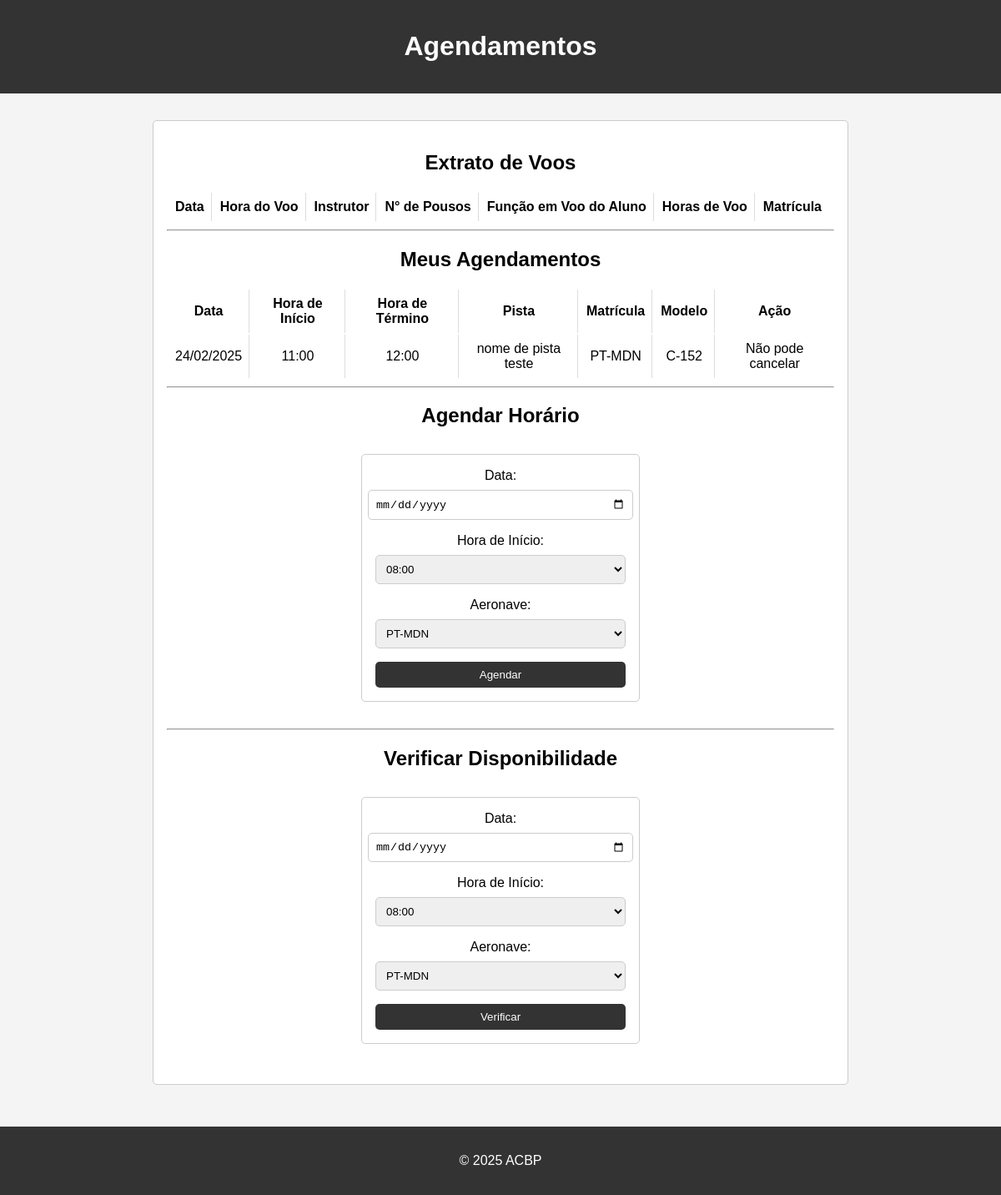
Before: /schedule.php (signed in) with the older database file.
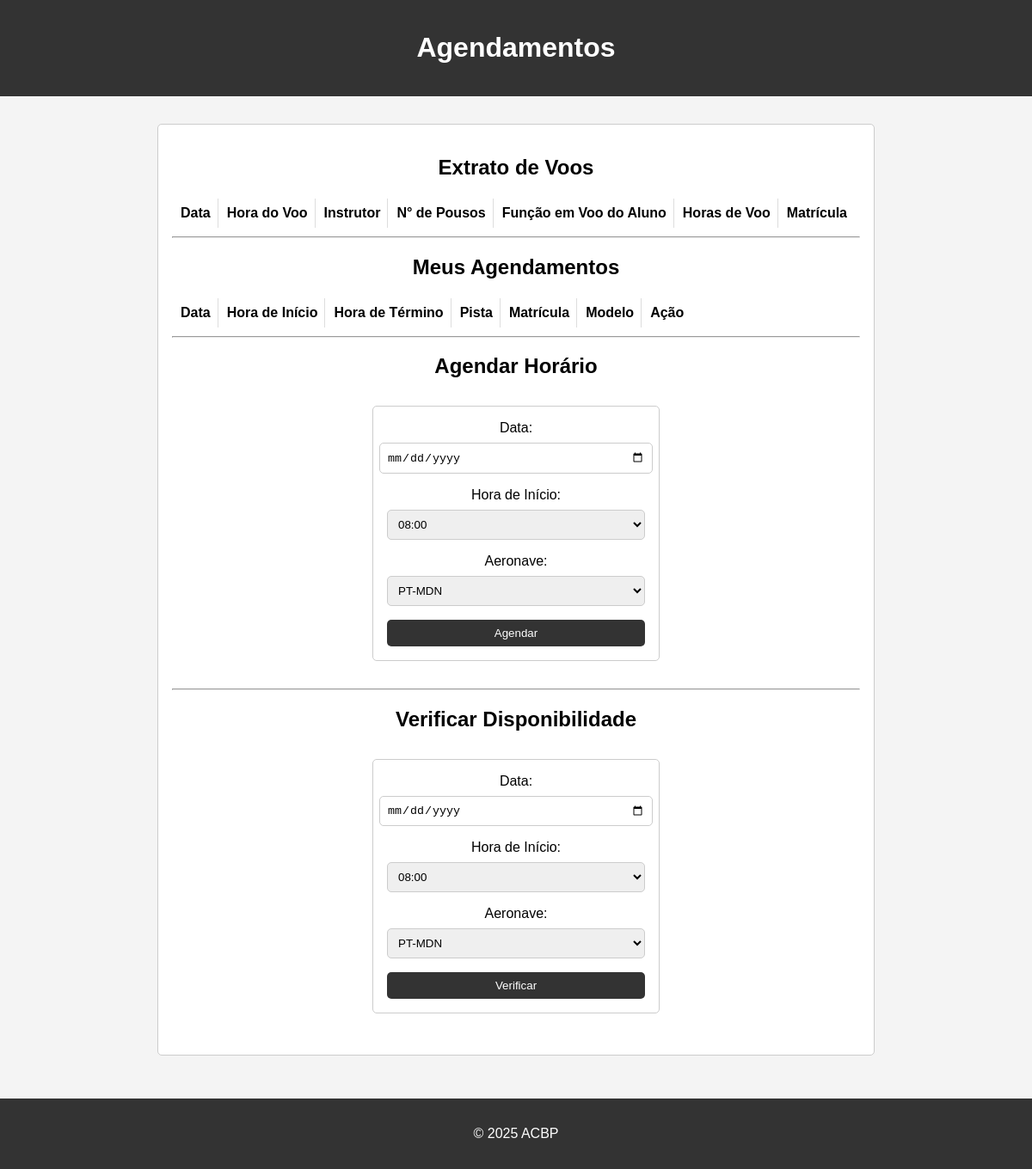
After: the same page with the newer database file.
### tables this page shows
CREATE TABLE `schedules` (
  `id` int(11) NOT NULL,
  `user_id` int(11) NOT NULL,
  `date` date NOT NULL,
  `start_time` time NOT NULL,
  `end_time` time NOT NULL,
  `track_name` varchar(100) NOT NULL,
  `aircraft_id` int(11) NOT NULL,
  `status` varchar(20) NOT NULL DEFAULT 'Não Iniciado',
  `instructor_id` int(11) DEFAULT NULL,
  `num_landings` int(11) DEFAULT NULL,
  `student_flight_role` varchar(100) DEFAULT NULL,
  `instructor_flight_role` varchar(100) DEFAULT NULL,
  `flight_hours` float DEFAULT NULL
);

CREATE TABLE `aeronaves` (
  `id` int(11) NOT NULL,
  `matricula` varchar(50) NOT NULL,
  `modelo` varchar(100) NOT NULL,
  `horas_totais` float NOT NULL,  
  `horas_desde_ultima_revisao` float NOT NULL,  
  `horas_ate_proxima_revisao` int(11) NOT NULL,
  `ultima_manutencao` date NOT NULL
);

### schedule.php (the view, shortened to what this page needs)
<?php
include 'db_connection.php';
$aircrafts = $conn->query("SELECT id, matricula, modelo FROM aeronaves");
$aircrafts_array = [];
while ($aircraft = $aircrafts->fetch_assoc()) {
    $aircrafts_array[] = $aircraft;
}
$time_slots = ["08:00", "09:30", "11:00", "12:30", "14:00", "15:30", "17:00"];
?>
<!DOCTYPE html>
<html lang="en">
<head>
    <link rel="stylesheet" href="style.css">
</head>
<body>
    <header>
        <h1>Agendamentos</h1>
    </header>
    <section class="schedule-container">
        <h2>Extrato de Voos</h2>
        <div class="table-responsive">
            <table class="user-schedule-table">
                <thead>
                    <tr>
                        <th>Data</th>
                        <th>Hora do Voo</th>
                        <th>Instrutor</th>
                        <th>N° de Pousos</th>
                        <th>Função em Voo do Aluno</th>
                        <th>Horas de Voo</th>
                        <th>Matrícula</th>
                    </tr>
                </thead>
            </table>
        </div>
        <hr>
        <h2>Meus Agendamentos</h2>
        <div class="table-responsive">
            <table class="user-schedule-table">
                <thead>
                    <tr>
                        <th>Data</th>
                        <th>Hora de Início</th>
                        <th>Hora de Término</th>
                        <th>Pista</th>
                        <th>Matrícula</th>
                        <th>Modelo</th>
                        <th>Ação</th>
                    </tr>
                </thead>
                <tbody>
                    <?php
                    $user_schedules = $conn->query("SELECT schedules.*, aeronaves.matricula, aeronaves.modelo FROM schedules JOIN aeronaves ON schedules.aircraft_id = aeronaves.id WHERE schedules.user_id = " . $_SESSION['user_id'] . " AND schedules.status != 'Fechado' ORDER BY date, start_time");
                    while ($schedule = $user_schedules->fetch_assoc()) {
                        $schedule_time = strtotime($schedule['date'] . ' ' . $schedule['start_time']);
                        $current_time = time();
                        $can_cancel = ($schedule_time - $current_time) >= 86400;
                        echo '<tr>
                            <td>' . date('d/m/Y', strtotime($schedule['date'])) . '</td>
                            <td>' . date('H:i', strtotime($schedule['start_time'])) . '</td>
                            <td>' . date('H:i', strtotime($schedule['end_time'])) . '</td>
                            <td>' . $schedule['track_name'] . '</td>
                            <td>' . $schedule['matricula'] . '</td>
                            <td>' . $schedule['modelo'] . '</td>';
                        if ($can_cancel) {
                            echo '<td>
                                <form method="POST" style="display:inline;">
                                    <input type="hidden" name="cancel_schedule_id" value="' . $schedule['id'] . '">
                                    <button type="submit">Cancelar</button>
                                </form>
                            </td>';
                        } else {
                            echo '<td>Não pode cancelar</td>';
                        }
                        echo '</tr>';
                    }
                    ?>
                </tbody>
            </table>
        </div>
        <hr>
        <h2>Agendar Horário</h2>
        <form class="schedule-form" method="POST">
            <label for="date">Data:</label>
            <input type="date" id="date" name="date" required>
            <label for="start_time">Hora de Início:</label>
            <select id="start_time" name="start_time" required>
                <?php foreach ($time_slots as $slot): ?>
                    <option value="<?php echo $slot; ?>"><?php echo $slot; ?></option>
                <?php endforeach; ?>
            </select>
            <label for="aircraft_id">Aeronave:</label>
            <select id="aircraft_id" name="aircraft_id" required>
                <?php foreach ($aircrafts_array as $aircraft): ?>
                    <option value="<?php echo $aircraft['id']; ?>"><?php echo $aircraft['matricula']; ?></option>
                <?php endforeach; ?>
            </select>
            <button type="submit">Agendar</button>
        </form>
        <hr>
        <h2>Verificar Disponibilidade</h2>
        <form class="schedule-form" method="POST">
            <label for="check_date">Data:</label>
            <input type="date" id="check_date" name="check_date" required>
            <label for="check_start_time">Hora de Início:</label>
            <select id="check_start_time" name="check_start_time" required>
                <?php foreach ($time_slots as $slot): ?>
                    <option value="<?php echo $slot; ?>"><?php echo $slot; ?></option>
                <?php endforeach; ?>
            </select>
            <label for="check_aircraft_id">Aeronave:</label>
            <select id="check_aircraft_id" name="check_aircraft_id" required>
                <?php foreach ($aircrafts_array as $aircraft): ?>
                    <option value="<?php echo $aircraft['id']; ?>"><?php echo $aircraft['matricula']; ?></option>
                <?php endforeach; ?>
            </select>
            <button type="submit">Verificar</button>
        </form>
    </section>
<br>
    <footer>
        <p>&copy; 2025 ACBP</p>
    </footer>
</body>
</html>

### style.css (style rules this page uses)
body { font-family: Arial, sans-serif; margin: 0; padding: 0; background-color: #f4f4f4; }
header { background-color: #333; color: #fff; padding: 1rem 0; text-align: center; }
section { padding: 2rem; text-align: center; }
footer { background-color: #333; color: #fff; text-align: center; padding: 1rem 0; width: 100%; }
form { max-width: 300px; margin: 2rem auto; padding: 1rem; background-color: #fff; border: 1px solid #ccc; border-radius: 5px; }
form label { display: block; margin-bottom: 0.5rem; }
form input { width: 100%; padding: 0.5rem; margin-bottom: 1rem; border: 1px solid #ccc; border-radius: 5px; }
form button { width: 100%; padding: 0.5rem; background-color: #333; color: #fff; border: none; border-radius: 5px; cursor: pointer; }
.schedule-container { max-width: 800px; margin: 2rem auto; padding: 1rem; background-color: #fff; border: 1px solid #ccc; border-radius: 5px; }
.schedule-form { display: flex; flex-direction: column; align-items: center; }
.schedule-form label { margin-bottom: 0.5rem; }
.schedule-form input, .schedule-form select { width: 100%; padding: 0.5rem; margin-bottom: 1rem; border: 1px solid #ccc; border-radius: 5px; }
.schedule-form button { width: 100%; padding: 0.5rem; background-color: #333; color: #fff; border: none; border-radius: 5px; cursor: pointer; }
.user-schedule-table th, .user-schedule-table td { border-right: 1px solid #ddd; padding: 8px; }
.user-schedule-table th:last-child, .user-schedule-table td:last-child { border-right: none; }
.table-responsive { width: 100%; overflow-x: auto; }

Changed rows visible on the page:
removed schedules: date "24/02/2025", start_time "11:00", end_time "12:00", track_name "nome de pista teste", aeronaves.matricula "PT-MDN", aeronaves.modelo "C-152", shows "Não pode cancelar"
